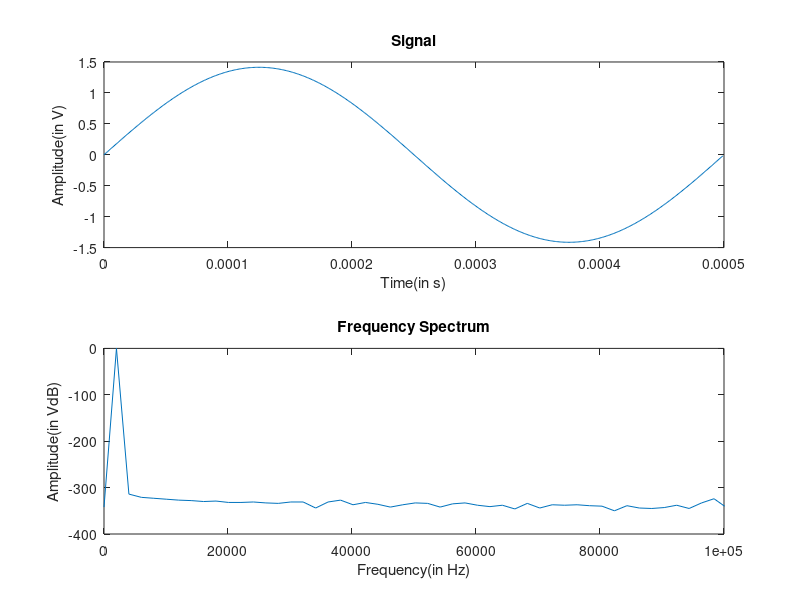

MATLAB code to generate this figure:
%% Problem 2:

% Use the function generator to generate a sinusoidal wave having 
% 500 Hz frequency, 2 Vpp amplitude and no offset. 
% Use the measure function to verify all properties. 
% Take a hard copy in time domain.

F = 500;
T = 1/F;
Fs = 1E6;
Ts = 1/Fs;
w = 2*pi*F;

Vpp = 2;
Vamp = Vpp / 2;
t = 0:Ts:T - Ts;
signal = Vamp * sin(w*t);

subplot(2, 1, 1);
plot(t, signal);
title("Signal");
ylabel("Amplitude(in V)");
xlabel("Time(in s)")

N = length(signal);

y = fft(signal);
y = 2 * (abs(y) / N);
y = y(1:floor(N/2));

f = linspace(0, Fs/2, length(y));
subplot(2, 1, 2);
plot(f, mag2db(y / sqrt(2)));
title("Frequency Spectrum");

xlim([-0, 1e4]);
ylabel("Amplitude(in VdB)");
xlabel("Frequency(in Hz)")

%% Problem 3
close all
clear

% Generate a sinusoidal wave having 0 dB spectrum peak, 2 KHz frequency, 
% without a dc offset. 
% What is the amplitude value? 
% Use the measure function and the cursors. 
% Take hard copies of time and frequency domain.

F = 2000;
T = 1/F;
Fs = 1E6;
Ts = 1/Fs;
w = 2*pi*F;

t = 0:Ts:T - Ts;
V_amp = sqrt(2);
signal = V_amp*sin(w*t);

subplot(2, 1, 1);
plot(t, signal);
title("Signal");
ylabel("Amplitude(in V)");
xlabel("Time(in s)")

N = length(signal);

y = fft(signal);
y = 2 * (abs(y) / N);
y = y(1:floor(N/2));

f = linspace(0, Fs/2, length(y));
subplot(2, 1, 2);
plot(f, floor(mag2db(y / sqrt(2))));
title("Frequency Spectrum");

xlim([-0, 1e5]);
ylabel("Amplitude(in VdB)");
xlabel("Frequency(in Hz)")
